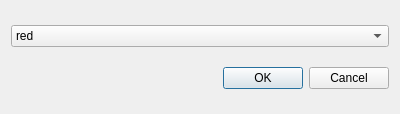
<?xml version="1.0" encoding="UTF-8"?>
<ui version="4.0">
 <class>ColorPick</class>
 <widget class="QDialog" name="ColorPick">
  <property name="geometry">
   <rect>
    <x>0</x>
    <y>0</y>
    <width>400</width>
    <height>114</height>
   </rect>
  </property>
  <property name="windowTitle">
   <string>Preference</string>
  </property>
  <layout class="QVBoxLayout" name="verticalLayout">
   <item>
    <widget class="QComboBox" name="comboBox">
     <item>
      <property name="text">
       <string>red</string>
      </property>
     </item>
     <item>
      <property name="text">
       <string>green</string>
      </property>
     </item>
     <item>
      <property name="text">
       <string>blue</string>
      </property>
     </item>
     <item>
      <property name="text">
       <string>black</string>
      </property>
     </item>
     <item>
      <property name="text">
       <string>yellow</string>
      </property>
     </item>
    </widget>
   </item>
   <item>
    <widget class="QDialogButtonBox" name="buttonBox">
     <property name="orientation">
      <enum>Qt::Horizontal</enum>
     </property>
     <property name="standardButtons">
      <set>QDialogButtonBox::Cancel|QDialogButtonBox::Ok</set>
     </property>
    </widget>
   </item>
  </layout>
 </widget>
 <resources/>
 <connections>
  <connection>
   <sender>buttonBox</sender>
   <signal>accepted()</signal>
   <receiver>ColorPick</receiver>
   <slot>accept()</slot>
   <hints>
    <hint type="sourcelabel">
     <x>248</x>
     <y>254</y>
    </hint>
    <hint type="destinationlabel">
     <x>157</x>
     <y>274</y>
    </hint>
   </hints>
  </connection>
  <connection>
   <sender>buttonBox</sender>
   <signal>rejected()</signal>
   <receiver>ColorPick</receiver>
   <slot>reject()</slot>
   <hints>
    <hint type="sourcelabel">
     <x>316</x>
     <y>260</y>
    </hint>
    <hint type="destinationlabel">
     <x>286</x>
     <y>274</y>
    </hint>
   </hints>
  </connection>
 </connections>
</ui>
